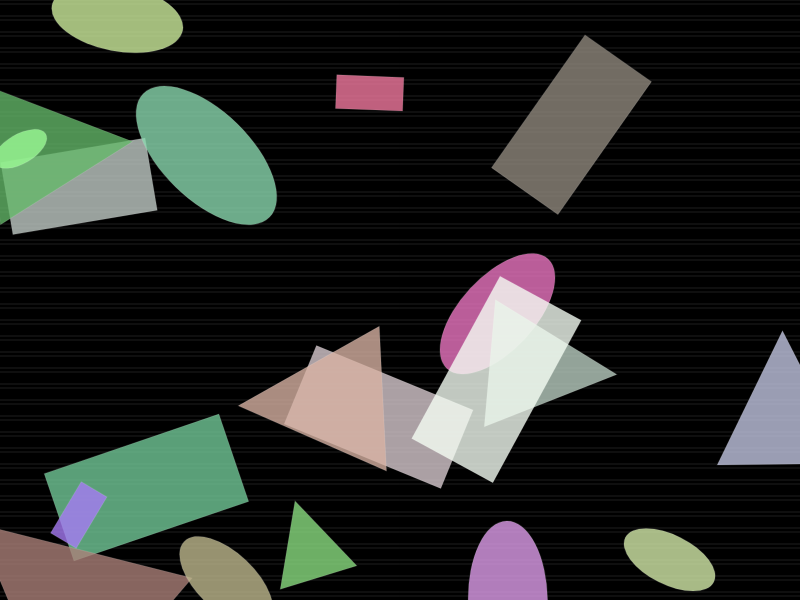
Frame 1 (no input)
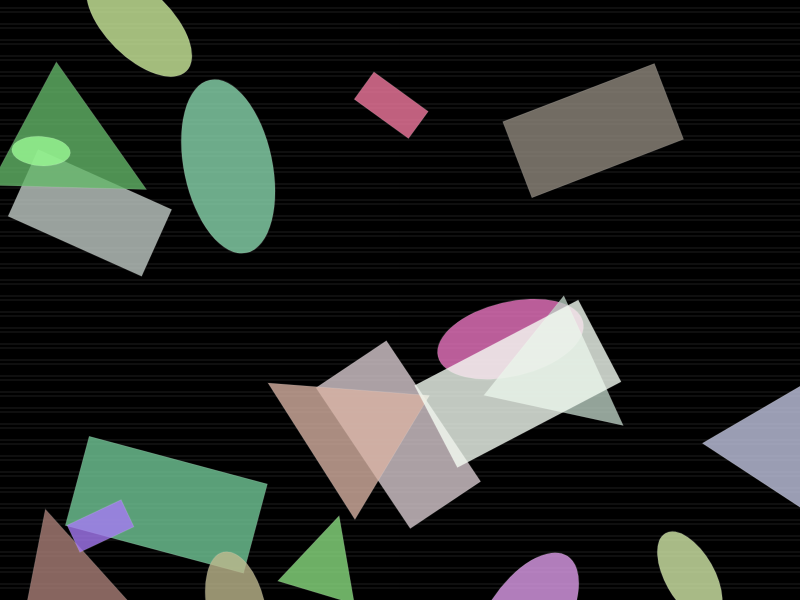
Frame 60 (no input)
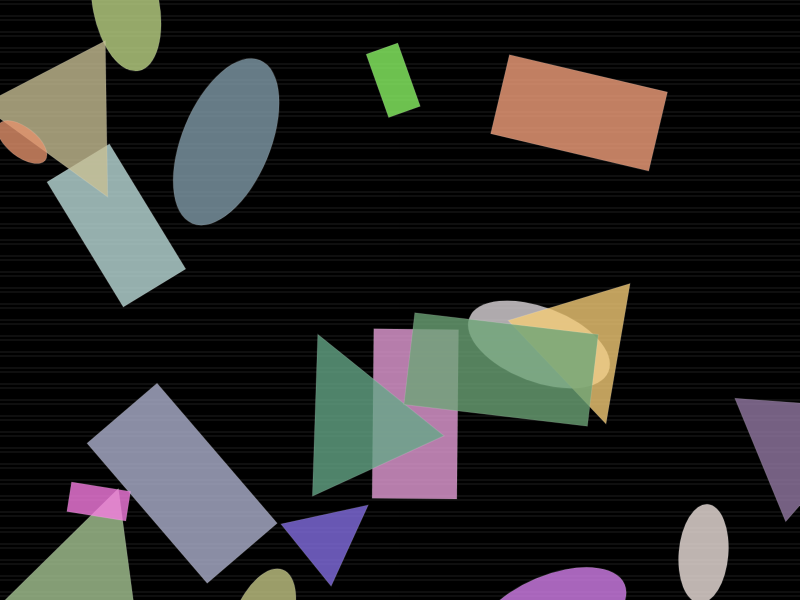
Frame 120 (the mouse pressed at the canvas centre since frame 60)

The p5.js sketch that drew these frames (run headless with seeded random() and noise() and a simulated clock; from frame 60 on, the mouse is pressed at the canvas centre):

// p5.js sketch
// ── sketch.js
let shapes = [];
let scanlineOffset = 0;

function setup() {
  createCanvas(800, 600);
  noStroke();
  
  // Initialize some shapes with random properties
  for (let i = 0; i < 20; i++) {
    shapes.push({
      x: random(width),
      y: random(height),
      size: random(50, 200),
      angle: random(TWO_PI),
      speed: random(0.01, 0.05),
      color: color(random(100, 255), random(100, 255), random(100, 255), 200),
      type: floor(random(3)) // 0: rect, 1: ellipse, 2: triangle
    });
  }
}

function draw() {
  background(0);
  
  // Draw scanline effect
  scanlineOffset += 2;
  for (let y = 0; y < height; y += 4) {
    if ((y + scanlineOffset) % 16 < 8) {
      stroke(255, 30);
      line(0, y, width, y);
    }
  }
  
  // Update and draw shapes
  for (let shape of shapes) {
    shape.x += sin(frameCount * shape.speed) * 0.5;
    shape.y += cos(frameCount * shape.speed) * 0.5;
    shape.angle += 0.01;
    
    push();
    translate(shape.x, shape.y);
    rotate(shape.angle);
    
    fill(shape.color);
    
    if (shape.type === 0) {
      rectMode(CENTER);
      rect(0, 0, shape.size, shape.size * 0.5);
    } else if (shape.type === 1) {
      ellipse(0, 0, shape.size, shape.size * 0.5);
    } else {
      triangle(0, -shape.size/2, -shape.size/2, shape.size/2, shape.size/2, shape.size/2);
    }
    
    pop();
  }
  
  // Occasionally change colors for more dynamic effect
  if (frameCount % 100 === 0) {
    for (let shape of shapes) {
      shape.color = color(random(100, 255), random(100, 255), random(100, 255), 200);
    }
  }
}
